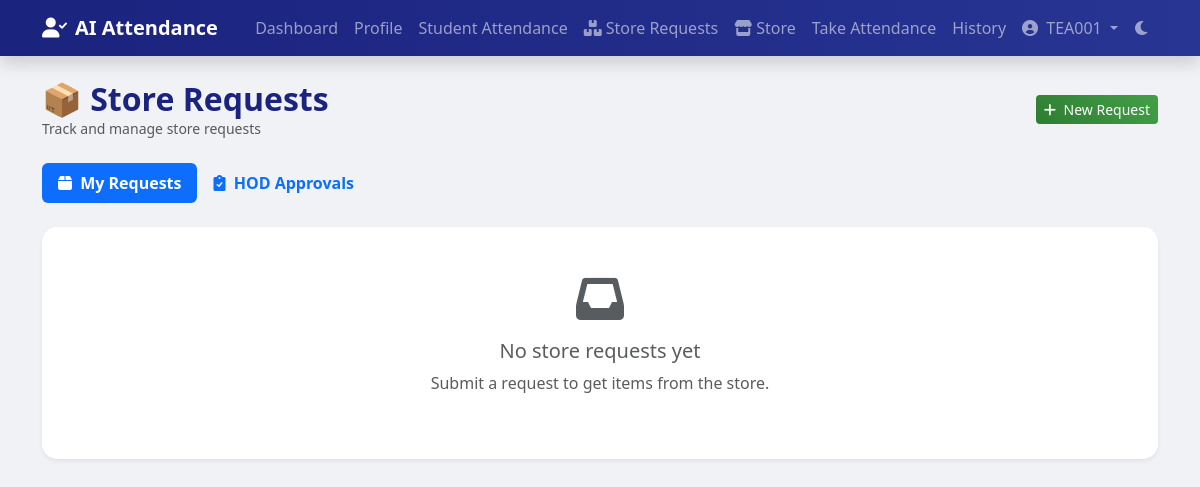
The page /core/store_request/mine/ (signed in) on the database as committed earlier.
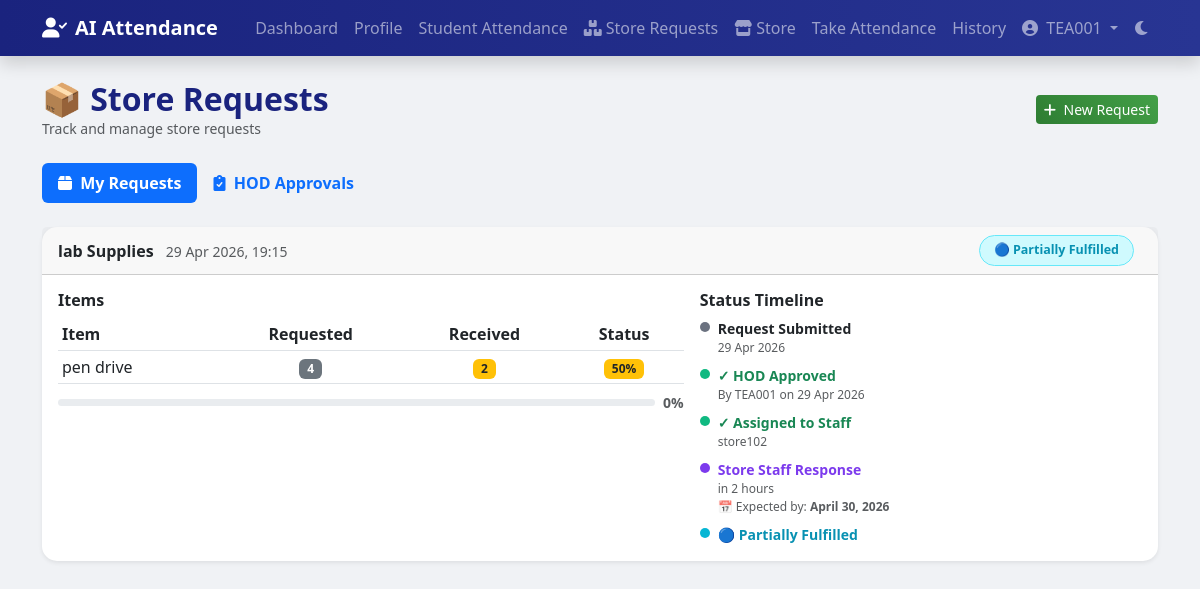
The same page on the database as committed later.
### core/models.py (models this page shows, shortened)
class StoreRequest(models.Model):
    STATUS_CHOICES = [
        ('pending_hod',   'Awaiting HOD Approval'),
        ('hod_rejected',  'Rejected by HOD'),
        ('pending_store', 'Awaiting Store Head'),
        ('assigned',      'Assigned to Staff'),
        ('partial',       'Partially Fulfilled'),
        ('fulfilled',     'Fully Fulfilled'),
        ('rejected',      'Rejected by Store'),
    ]
    requested_by = models.ForeignKey(User, on_delete=models.CASCADE, related_name='store_requests')
    title        = models.CharField(max_length=200)
    notes        = models.TextField(blank=True)
    status       = models.CharField(max_length=20, choices=STATUS_CHOICES, default='pending_hod')
    hod_approved_by = models.ForeignKey(
        User, on_delete=models.SET_NULL, null=True, blank=True,
        related_name='hod_approved_requests'
    )
    hod_approved_at = models.DateTimeField(null=True, blank=True)
    hod_remarks     = models.TextField(blank=True)
    fulfilled_by = models.ForeignKey(
        StoreStaff, on_delete=models.SET_NULL,
        null=True, blank=True, related_name='fulfilled_requests'
    )
    assigned_to  = models.ForeignKey(
        StoreStaff, on_delete=models.SET_NULL,
        null=True, blank=True, related_name='assigned_requests'
    )
    assigned_at       = models.DateTimeField(null=True, blank=True)
    expected_delivery = models.DateField(null=True, blank=True)
    staff_response    = models.TextField(blank=True, help_text='Store staff response/notes')
    remarks           = models.TextField(blank=True, help_text='Store Head remarks')
    created_at = models.DateTimeField(auto_now_add=True)
    updated_at = models.DateTimeField(auto_now=True)
    class Meta:
        ordering = ['-created_at']
    @property
    def total_items(self):
        return self.items.count()
    @property
    def fulfilled_items_count(self):
        return sum(1 for item in self.items.all() if item.is_fulfilled)
    @property
    def fulfillment_pct(self):
        total = self.total_items
        if total == 0:
            return 0
        return int((self.fulfilled_items_count / total) * 100)

class StoreRequestItem(models.Model):
    request            = models.ForeignKey(StoreRequest, on_delete=models.CASCADE, related_name='items')
    item_name          = models.CharField(max_length=200)
    quantity_requested = models.PositiveIntegerField(default=1)
    quantity_provided  = models.PositiveIntegerField(default=0)
    @property
    def is_fulfilled(self):
        return self.quantity_provided >= self.quantity_requested
    @property
    def fulfillment_pct(self):
        if self.quantity_requested == 0:
            return 100
        return min(100, int((self.quantity_provided / self.quantity_requested) * 100))

class StoreStaff(models.Model):
    ROLE_CHOICES = [
        ('head',  'Store Head'),
        ('staff', 'Store Staff'),
    ]
    user       = models.OneToOneField(User, on_delete=models.CASCADE, related_name='store_profile')
    role       = models.CharField(max_length=10, choices=ROLE_CHOICES, default='staff')
    department = models.CharField(max_length=100, blank=True)
    phone      = models.CharField(max_length=15, blank=True)
    class Meta:
        verbose_name        = 'Store Staff'
        verbose_name_plural = 'Store Staff'

### core/views.py (the view)
# urls.py: path('store_request/mine/', views.my_store_requests, name='my_store_requests'),
@login_required
def my_store_requests(request):
    my_requests = StoreRequest.objects.filter(
        requested_by=request.user
    ).prefetch_related('items').select_related(
        'hod_approved_by', 'assigned_to__user', 'fulfilled_by__user'
    )
    context = {'my_requests': my_requests, 'is_hod': False}
    hod_profile = _get_hod_profile(request.user)
    if hod_profile:
        context['is_hod'] = True
        context['dept'] = hod_profile.department
        dept_teacher_ids = User.objects.filter(
            teacher_profile__department=hod_profile.department,
            is_staff=True, is_superuser=False
        ).values_list('id', flat=True)
        context['pending'] = StoreRequest.objects.filter(
            requested_by__in=dept_teacher_ids, status='pending_hod'
        ).prefetch_related('items').select_related('requested_by')
        context['reviewed'] = StoreRequest.objects.filter(
            requested_by__in=dept_teacher_ids
        ).exclude(status='pending_hod').prefetch_related('items').select_related(
            'requested_by', 'hod_approved_by', 'assigned_to__user', 'fulfilled_by__user'
        )
    return render(request, 'my_store_requests.html', context)

### core/views.py (called while the page is built)
def _get_hod_profile(user):
    try:
        p = user.teacher_profile
        return p if p.designation == 'hod' else None
    except Exception:
        return None

### templates/my_store_requests.html (shortened to what the changed rows need)
{% extends 'base.html' %}
{% block content %}
<div class="d-flex justify-content-between align-items-center mb-4">
    <div>
        <h2 class="header-title mb-0">📦 Store Requests</h2>
    </div>
</div>
{% if is_hod %}
<div class="tab-content" id="requestTabsContent">
  <div class="tab-pane fade show active" id="my-requests" role="tabpanel" aria-labelledby="my-requests-tab">
{% endif %}
    {% if my_requests %}
    {% for req in my_requests %}
    <div class="card shadow-sm mb-4">
        <div class="card-header d-flex align-items-center justify-content-between pe-4">
            <div>
                <span class="fw-bold">{{ req.title }}</span>
                <span class="text-muted small ms-2">{{ req.created_at|date:"d M Y, H:i" }}</span>
            </div>
            <span class="status-pill sp-{{ req.status }}">
                {% if req.status == 'pending_hod'   %}⏳ Awaiting HOD
                {% elif req.status == 'hod_rejected' %}❌ Rejected by HOD
                {% elif req.status == 'pending_store'%}📤 At Store Head
                {% elif req.status == 'assigned'     %}🔧 Being Processed
                {% elif req.status == 'partial'      %}🔵 Partially Fulfilled
                {% elif req.status == 'fulfilled'    %}✅ Fully Fulfilled
                {% else %}❌ Rejected{% endif %}
            </span>
        </div>
        <div class="card-body">
            <div class="row g-3">
                <div class="col-md-7">
                    <h6 class="fw-semibold mb-2">Items</h6>
                    <table class="table table-sm mb-0">
                        <thead><tr><th>Item</th><th class="text-center">Requested</th><th class="text-center">Received</th><th class="text-center">Status</th></tr></thead>
                        <tbody>
                        {% for item in req.items.all %}
                        <tr>
                            <td>{{ item.item_name }}</td>
                            <td class="text-center"><span class="badge bg-secondary">{{ item.quantity_requested }}</span></td>
                            <td class="text-center">
                                <span class="badge {% if item.is_fulfilled %}bg-success{% elif item.quantity_provided > 0 %}bg-warning text-dark{% else %}bg-light text-muted{% endif %}">
                                    {{ item.quantity_provided }}
                                </span>
                            </td>
                            <td class="text-center">
                                {% if item.is_fulfilled %}
                                <span class="badge bg-success">✓ Full</span>
                                {% elif item.quantity_provided > 0 %}
                                <span class="badge bg-warning text-dark">{{ item.fulfillment_pct }}%</span>
                                {% else %}
                                <span class="badge bg-secondary">Pending</span>
                                {% endif %}
                            </td>
                        </tr>
                        {% endfor %}
                        </tbody>
                    </table>
                    {% if req.total_items > 0 %}
                    <div class="mt-2">
                        <div class="d-flex align-items-center gap-2">
                            <div class="progress flex-grow-1" style="height:7px;">
                            </div>
                            <small class="text-muted fw-semibold">{{ req.fulfillment_pct }}%</small>
                        </div>
                    </div>
                    {% endif %}
                </div>
                <div class="col-md-5">
                    <h6 class="fw-semibold mb-2">Status Timeline</h6>
                    <div class="d-flex gap-2 mb-2">
                        <div class="timeline-dot" style="background:#6b7280;margin-top:4px;"></div>
                        <div><div class="small fw-semibold">Request Submitted</div>
                        <div class="text-muted" style="font-size:.75rem;">{{ req.created_at|date:"d M Y" }}</div></div>
                    </div>
                    <div class="d-flex gap-2 mb-2">
                        {% if req.status == 'pending_hod' %}
                        <div class="timeline-dot" style="background:#f59e0b;margin-top:4px;"></div>
                        <div><div class="small fw-semibold text-warning">⏳ Awaiting HOD Approval</div></div>
                        {% elif req.status == 'hod_rejected' %}
                        <div class="timeline-dot" style="background:#ef4444;margin-top:4px;"></div>
                        <div><div class="small fw-semibold text-danger">❌ Rejected by HOD</div>
                        {% if req.hod_remarks %}<div class="text-muted" style="font-size:.75rem;">Remark: {{ req.hod_remarks }}</div>{% endif %}
                        </div>
                        {% else %}
                        <div class="timeline-dot" style="background:#10b981;margin-top:4px;"></div>
                        <div><div class="small fw-semibold text-success">✓ HOD Approved</div>
                        {% if req.hod_approved_by %}<div class="text-muted" style="font-size:.75rem;">By {{ req.hod_approved_by.username }} on {{ req.hod_approved_at|date:"d M Y" }}</div>{% endif %}
                        </div>
                        {% endif %}
                    </div>
                    {% if req.status not in 'pending_hod,hod_rejected' %}
                    <div class="d-flex gap-2 mb-2">
                        {% if req.status == 'pending_store' %}
                        <div class="timeline-dot" style="background:#3b82f6;margin-top:4px;"></div>
                        <div><div class="small fw-semibold text-primary">📤 At Store Head</div></div>
                        {% else %}
                        <div class="timeline-dot" style="background:#10b981;margin-top:4px;"></div>
                        <div><div class="small fw-semibold text-success">✓ Assigned to Staff</div>
                        {% if req.assigned_to %}<div class="text-muted" style="font-size:.75rem;">{{ req.assigned_to.user.get_full_name|default:req.assigned_to.user.username }}</div>{% endif %}
                        </div>
                        {% endif %}
                    </div>
                    {% endif %}
                    {% if req.staff_response or req.expected_delivery %}
                    <div class="d-flex gap-2 mb-2">
                        <div class="timeline-dot" style="background:#7c3aed;margin-top:4px;"></div>
                        <div>
                            <div class="small fw-semibold" style="color:#7c3aed;">Store Staff Response</div>
                            {% if req.staff_response %}<div class="text-muted" style="font-size:.75rem;">{{ req.staff_response }}</div>{% endif %}
                            {% if req.expected_delivery %}<div class="text-muted" style="font-size:.75rem;">📅 Expected by: <strong>{{ req.expected_delivery }}</strong></div>{% endif %}
                        </div>
                    </div>
                    {% endif %}
                    {% if req.status == 'fulfilled' %}
                    <div class="d-flex gap-2">
                        <div class="timeline-dot" style="background:#10b981;margin-top:4px;"></div>
                        <div><div class="small fw-semibold text-success">✅ Fully Fulfilled</div></div>
                    </div>
                    {% elif req.status == 'partial' %}
                    <div class="d-flex gap-2">
                        <div class="timeline-dot" style="background:#06b6d4;margin-top:4px;"></div>
                        <div><div class="small fw-semibold" style="color:#0891b2;">🔵 Partially Fulfilled</div></div>
                    </div>
                    {% endif %}
                </div>
            </div>
        </div>
    </div>
    {% endfor %}
    {% else %}
    <div class="card shadow-sm">
        <div class="card-body text-center py-5 text-muted">
            <i class="fas fa-inbox fa-3x mb-3"></i>
            <h5>No store requests yet</h5>
            <p class="mb-3">Submit a request to get items from the store.</p>
        </div>
    </div>
    {% endif %}
{% if is_hod %}
  </div>
</div>
{% endif %}
{% endblock %}

Rows that differ between the two databases and show on the page:
added StoreRequest: title "lab Supplies", created_at "29 Apr 2026, 19:15", status "🔵 Partially Fulfilled", fulfillment_pct "0", created_at "29 Apr 2026", hod_approved_by.username "TEA001", hod_approved_at "29 Apr 2026", assigned_to.user.get_full_name "store102", staff_response "in 2 hours", expected_delivery "April 30, 2026"
added StoreRequestItem: item_name "pen drive", quantity_requested "4", quantity_provided "2", fulfillment_pct "50"
Other text that changed with them:
text no longer shown: "No store requests yet Submit a request to get items from the store."
